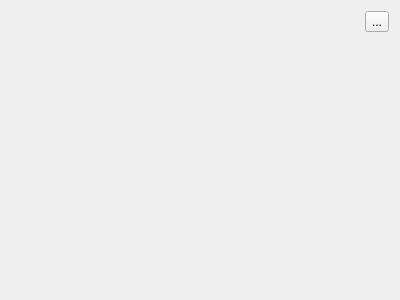
<?xml version="1.0" encoding="UTF-8"?>
<ui version="4.0">
 <class>EditButton</class>
 <widget class="QWidget" name="EditButton">
  <property name="geometry">
   <rect>
    <x>0</x>
    <y>0</y>
    <width>400</width>
    <height>300</height>
   </rect>
  </property>
  <property name="windowTitle">
   <string>Form</string>
  </property>
  <layout class="QGridLayout" name="gridLayout">
   <item row="0" column="1">
    <widget class="QToolButton" name="toolButton">
     <property name="text">
      <string>...</string>
     </property>
     <property name="icon">
      <iconset>
       <normaloff>edit_icon.svg</normaloff>edit_icon.svg</iconset>
     </property>
     <property name="iconSize">
      <size>
       <width>20</width>
       <height>20</height>
      </size>
     </property>
    </widget>
   </item>
   <item row="0" column="0">
    <spacer name="horizontalSpacer">
     <property name="orientation">
      <enum>Qt::Orientation::Horizontal</enum>
     </property>
     <property name="sizeHint" stdset="0">
      <size>
       <width>40</width>
       <height>20</height>
      </size>
     </property>
    </spacer>
   </item>
   <item row="1" column="1">
    <spacer name="verticalSpacer">
     <property name="orientation">
      <enum>Qt::Orientation::Vertical</enum>
     </property>
     <property name="sizeHint" stdset="0">
      <size>
       <width>20</width>
       <height>40</height>
      </size>
     </property>
    </spacer>
   </item>
  </layout>
 </widget>
 <resources/>
 <connections/>
</ui>
